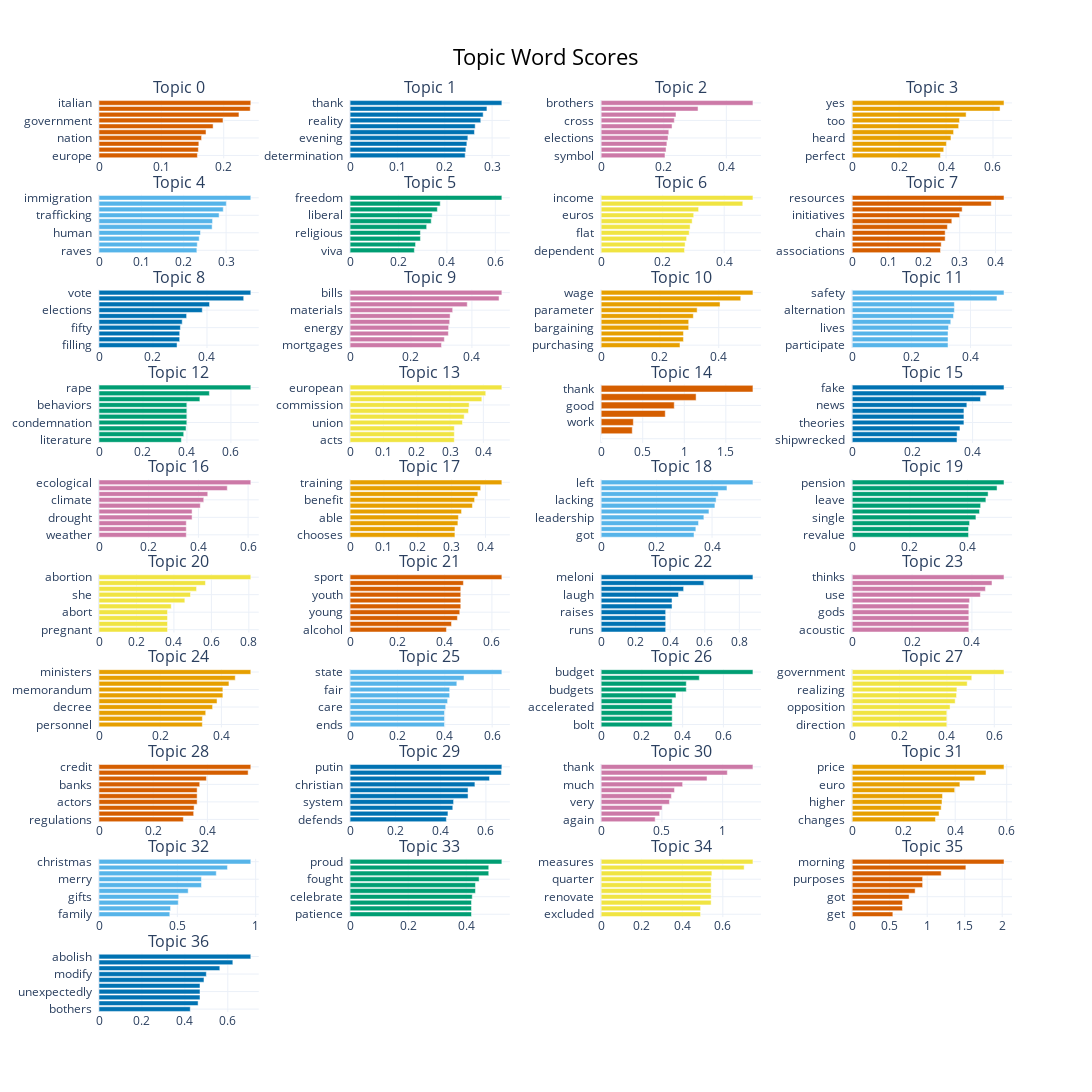

The cell this chart's notebook holds for it:
### Code cell
topic_model.visualize_barchart(width=280, height=330, top_n_topics=60, n_words=20)

### Figure 1 — Plotly figure (JSON) as saved in the notebook; plotly's stock layout.template omitted (floating-point values rounded to 4 significant figures)
{"data": [{"marker": {"color": "#D55E00"}, "orientation": "h", "type": "bar", "x": [0.1578, 0.1593, 0.1601, 0.1645, 0.1716, 0.183, 0.1988, 0.2244, 0.2425, 0.2434], "xaxis": "x", "y": ["europe  ", "knows  ", "problem  ", "nation  ", "great  ", "how  ", "government  ", "italians  ", "italy  ", "italian  "], "yaxis": "y"}, {"marker": {"color": "#0072B2"}, "orientation": "h", "type": "bar", "x": [0.2431, 0.2445, 0.2467, 0.2488, 0.2627, 0.2643, 0.2761, 0.2811, 0.2891, 0.3206], "xaxis": "x2", "y": ["determination  ", "goals  ", "you  ", "evening  ", "wait  ", "here  ", "reality  ", "happy  ", "ready  ", "thank  "], "yaxis": "y2"}, {"marker": {"color": "#CC79A7"}, "orientation": "h", "type": "bar", "x": [0.204, 0.2073, 0.21, 0.2136, 0.2161, 0.2265, 0.2337, 0.2391, 0.3095, 0.4849], "xaxis": "x3", "y": ["symbol  ", "centre  ", "govern  ", "elections  ", "party  ", "world  ", "cross  ", "italian  ", "italy  ", "brothers  "], "yaxis": "y3"}, {"marker": {"color": "#E69F00"}, "orientation": "h", "type": "bar", "x": [0.376, 0.3899, 0.4014, 0.4208, 0.432, 0.4536, 0.4575, 0.4854, 0.6301, 0.647], "xaxis": "x4", "y": ["perfect  ", "look  ", "no  ", "heard  ", "why  ", "ve  ", "too  ", "okay  ", "hi  ", "yes  "], "yaxis": "y4"}, {"marker": {"color": "#56B4E9"}, "orientation": "h", "type": "bar", "x": [0.231, 0.2319, 0.2365, 0.2396, 0.267, 0.268, 0.2834, 0.2933, 0.3005, 0.3583], "xaxis": "x5", "y": ["raves  ", "international  ", "sea  ", "human  ", "illegal  ", "moved  ", "trafficking  ", "traffickers  ", "migration  ", "immigration  "], "yaxis": "y5"}, {"marker": {"color": "#009E73"}, "orientation": "h", "type": "bar", "x": [0.2655, 0.2704, 0.2906, 0.2906, 0.3163, 0.3352, 0.3392, 0.3604, 0.3723, 0.6269], "xaxis": "x6", "y": ["viva  ", "extent  ", "restore  ", "religious  ", "love  ", "right  ", "liberal  ", "rights  ", "free  ", "freedom  "], "yaxis": "y6"}, {"marker": {"color": "#F0E442"}, "orientation": "h", "type": "bar", "x": [0.2711, 0.2729, 0.2777, 0.2862, 0.2891, 0.2958, 0.3009, 0.3168, 0.4604, 0.4934], "xaxis": "x7", "y": ["dependent  ", "cut  ", "incomes  ", "flat  ", "thousand  ", "citizenship  ", "euros  ", "citizen  ", "tax  ", "income  "], "yaxis": "y7"}, {"marker": {"color": "#D55E00"}, "orientation": "h", "type": "bar", "x": [0.2464, 0.2484, 0.2594, 0.2594, 0.2657, 0.278, 0.2998, 0.3068, 0.3881, 0.4237], "xaxis": "x8", "y": ["associations  ", "help  ", "projects  ", "chain  ", "used  ", "fund  ", "initiatives  ", "supply  ", "funds  ", "resources  "], "yaxis": "y8"}, {"marker": {"color": "#0072B2"}, "orientation": "h", "type": "bar", "x": [0.2891, 0.2987, 0.2989, 0.3016, 0.3083, 0.3245, 0.3826, 0.4094, 0.536, 0.5622], "xaxis": "x9", "y": ["filling  ", "last  ", "election  ", "fifty  ", "promise  ", "requires  ", "elections  ", "campaign  ", "electoral  ", "vote  "], "yaxis": "y9"}, {"marker": {"color": "#CC79A7"}, "orientation": "h", "type": "bar", "x": [0.3003, 0.3096, 0.3227, 0.3236, 0.327, 0.3284, 0.3369, 0.3848, 0.4891, 0.4984], "xaxis": "x10", "y": ["mortgages  ", "cost  ", "midst  ", "energy  ", "increase  ", "prices  ", "materials  ", "bank  ", "inflation  ", "bills  "], "yaxis": "y10"}, {"marker": {"color": "#E69F00"}, "orientation": "h", "type": "bar", "x": [0.2682, 0.28, 0.28, 0.2978, 0.2978, 0.3136, 0.3266, 0.4044, 0.4748, 0.5164], "xaxis": "x11", "y": ["purchasing  ", "earn  ", "collective  ", "bargaining  ", "substitute  ", "legal  ", "parameter  ", "wages  ", "minimum  ", "wage  "], "yaxis": "y11"}, {"marker": {"color": "#56B4E9"}, "orientation": "h", "type": "bar", "x": [0.3239, 0.3239, 0.3239, 0.3255, 0.3332, 0.3424, 0.3454, 0.3454, 0.4894, 0.5132], "xaxis": "x12", "y": ["participate  ", "animals  ", "tightening  ", "lives  ", "especially  ", "defend  ", "alternation  ", "emergencies  ", "emergency  ", "safety  "], "yaxis": "y12"}, {"marker": {"color": "#009E73"}, "orientation": "h", "type": "bar", "x": [0.3746, 0.3853, 0.396, 0.3995, 0.3995, 0.3995, 0.3995, 0.4588, 0.5021, 0.6905], "xaxis": "x13", "y": ["literature  ", "alone  ", "she  ", "condemnation  ", "lady  ", "site  ", "behaviors  ", "adolescence  ", "wine  ", "rape  "], "yaxis": "y13"}, {"marker": {"color": "#F0E442"}, "orientation": "h", "type": "bar", "x": [0.3129, 0.3129, 0.3129, 0.3373, 0.3425, 0.3555, 0.3575, 0.3954, 0.4072, 0.4556], "xaxis": "x14", "y": ["acts  ", "yn  ", "declaring  ", "union  ", "departures  ", "council  ", "commission  ", "witch  ", "europe  ", "european  "], "yaxis": "y14"}, {"marker": {"color": "#D55E00"}, "orientation": "h", "type": "bar", "x": [1e-05, 1e-05, 1e-05, 1e-05, 0.3742, 0.3873, 0.7713, 0.8795, 1.142, 1.826], "xaxis": "x15", "y": ["  ", "  ", "  ", "  ", "then  ", "work  ", "you  ", "good  ", "luck  ", "thank  "], "yaxis": "y15"}, {"marker": {"color": "#0072B2"}, "orientation": "h", "type": "bar", "x": [0.3481, 0.3485, 0.358, 0.3712, 0.3712, 0.3712, 0.3809, 0.4263, 0.4454, 0.5044], "xaxis": "x16", "y": ["shipwrecked  ", "journalism  ", "anymore  ", "theories  ", "dog  ", "george  ", "news  ", "invent  ", "conspiracy  ", "fake  "], "yaxis": "y16"}, {"marker": {"color": "#CC79A7"}, "orientation": "h", "type": "bar", "x": [0.3512, 0.3512, 0.3512, 0.3745, 0.3745, 0.4076, 0.4215, 0.4376, 0.5162, 0.6108], "xaxis": "x17", "y": ["weather  ", "electric  ", "events  ", "drought  ", "desalination  ", "water  ", "climate  ", "transition  ", "sustainability  ", "ecological  "], "yaxis": "y17"}, {"marker": {"color": "#E69F00"}, "orientation": "h", "type": "bar", "x": [0.3096, 0.3096, 0.3184, 0.3199, 0.3292, 0.3614, 0.3677, 0.3773, 0.3857, 0.4482], "xaxis": "x18", "y": ["chooses  ", "service  ", "create  ", "able  ", "job  ", "participating  ", "benefit  ", "hiring  ", "work  ", "training  "], "yaxis": "y18"}, {"marker": {"color": "#56B4E9"}, "orientation": "h", "type": "bar", "x": [0.335, 0.3416, 0.3513, 0.3706, 0.3888, 0.4103, 0.4147, 0.4223, 0.4538, 0.5475], "xaxis": "x19", "y": ["got  ", "center  ", "difference  ", "leadership  ", "allied  ", "wing  ", "lacking  ", "authoritarian  ", "comparison  ", "left  "], "yaxis": "y19"}, {"marker": {"color": "#009E73"}, "orientation": "h", "type": "bar", "x": [0.4037, 0.4037, 0.4073, 0.4294, 0.4419, 0.4457, 0.4639, 0.4717, 0.5027, 0.5269], "xaxis": "x20", "y": ["revalue  ", "optional  ", "disabled  ", "single  ", "parental  ", "percent  ", "leave  ", "allowance  ", "pensions  ", "pension  "], "yaxis": "y20"}, {"marker": {"color": "#F0E442"}, "orientation": "h", "type": "bar", "x": [0.3659, 0.3659, 0.3659, 0.3659, 0.3856, 0.4583, 0.4886, 0.5208, 0.5684, 0.8104], "xaxis": "x21", "y": ["pregnant  ", "pregnancy  ", "aborts  ", "abort  ", "mothers  ", "apply  ", "she  ", "woman  ", "alternative  ", "abortion  "], "yaxis": "y21"}, {"marker": {"color": "#D55E00"}, "orientation": "h", "type": "bar", "x": [0.4077, 0.4291, 0.454, 0.464, 0.4682, 0.4682, 0.4682, 0.4682, 0.4794, 0.6421], "xaxis": "x22", "y": ["alcohol  ", "play  ", "kids  ", "young  ", "sporting  ", "iceland  ", "youth  ", "desperately  ", "sports  ", "sport  "], "yaxis": "y22"}, {"marker": {"color": "#0072B2"}, "orientation": "h", "type": "bar", "x": [0.3736, 0.3736, 0.3736, 0.3736, 0.4104, 0.4104, 0.4478, 0.4775, 0.5946, 0.8789], "xaxis": "x23", "y": ["runs  ", "stereotypes  ", "supposed  ", "raises  ", "nazis  ", "steal  ", "laugh  ", "derived  ", "shivers  ", "meloni  "], "yaxis": "y23"}, {"marker": {"color": "#CC79A7"}, "orientation": "h", "type": "bar", "x": [0.3897, 0.3897, 0.3897, 0.3897, 0.3897, 0.3922, 0.4283, 0.4451, 0.4671, 0.5072], "xaxis": "x24", "y": ["acoustic  ", "mentality  ", "interlocution  ", "gods  ", "leaned  ", "allowed  ", "use  ", "speaking  ", "tones  ", "thinks  "], "yaxis": "y24"}, {"marker": {"color": "#E69F00"}, "orientation": "h", "type": "bar", "x": [0.3377, 0.3377, 0.3488, 0.3712, 0.3857, 0.4048, 0.4048, 0.4247, 0.4452, 0.4961], "xaxis": "x25", "y": ["personnel  ", "arise  ", "worked  ", "decree  ", "group  ", "convene  ", "memorandum  ", "council  ", "minister  ", "ministers  "], "yaxis": "y25"}, {"marker": {"color": "#56B4E9"}, "orientation": "h", "type": "bar", "x": [0.3987, 0.3987, 0.3987, 0.4037, 0.4117, 0.4205, 0.4205, 0.4507, 0.481, 0.6409], "xaxis": "x26", "y": ["ends  ", "welfare  ", "alternatives  ", "care  ", "assistance  ", "stay  ", "fair  ", "just  ", "create  ", "state  "], "yaxis": "y26"}, {"marker": {"color": "#009E73"}, "orientation": "h", "type": "bar", "x": [0.3486, 0.3486, 0.3486, 0.3486, 0.3486, 0.3671, 0.4179, 0.4179, 0.4818, 0.745], "xaxis": "x27", "y": ["bolt  ", "benefited  ", "schedule  ", "accelerated  ", "follows  ", "contribution  ", "budgets  ", "provisions  ", "law  ", "budget  "], "yaxis": "y27"}, {"marker": {"color": "#F0E442"}, "orientation": "h", "type": "bar", "x": [0.3995, 0.3995, 0.3995, 0.4132, 0.4348, 0.4405, 0.442, 0.4856, 0.5049, 0.6411], "xaxis": "x28", "y": ["direction  ", "porro  ", "situations  ", "opposition  ", "office  ", "level  ", "realizing  ", "trend  ", "reverse  ", "government  "], "yaxis": "y28"}, {"marker": {"color": "#D55E00"}, "orientation": "h", "type": "bar", "x": [0.3112, 0.3493, 0.3509, 0.3621, 0.3621, 0.3621, 0.3716, 0.3964, 0.5504, 0.5601], "xaxis": "x29", "y": ["regulations  ", "hands  ", "companies  ", "actors  ", "acquire  ", "collapse  ", "banks  ", "facilitate  ", "credits  ", "credit  "], "yaxis": "y29"}, {"marker": {"color": "#0072B2"}, "orientation": "h", "type": "bar", "x": [0.4254, 0.4323, 0.4537, 0.4572, 0.5211, 0.5211, 0.5514, 0.6159, 0.6684, 0.6704], "xaxis": "x30", "y": ["defends  ", "part  ", "figure  ", "system  ", "communist  ", "dostoievski  ", "christian  ", "values  ", "russia  ", "putin  "], "yaxis": "y30"}, {"marker": {"color": "#CC79A7"}, "orientation": "h", "type": "bar", "x": [0.4446, 0.481, 0.5018, 0.5618, 0.5779, 0.6032, 0.6705, 0.8712, 1.038, 1.249], "xaxis": "x31", "y": ["again  ", "all  ", "fight  ", "very  ", "good  ", "you  ", "much  ", "welcome  ", "thanks  ", "thank  "], "yaxis": "y31"}, {"marker": {"color": "#E69F00"}, "orientation": "h", "type": "bar", "x": [0.3233, 0.3373, 0.3454, 0.3487, 0.3507, 0.398, 0.4181, 0.4757, 0.5197, 0.5896], "xaxis": "x32", "y": ["changes  ", "communicate  ", "gas  ", "higher  ", "march  ", "eight  ", "euro  ", "average  ", "petrol  ", "price  "], "yaxis": "y32"}, {"marker": {"color": "#56B4E9"}, "orientation": "h", "type": "bar", "x": [0.4518, 0.4566, 0.506, 0.5088, 0.5693, 0.6539, 0.6539, 0.7485, 0.8199, 0.9688], "xaxis": "x33", "y": ["family  ", "make  ", "period  ", "gifts  ", "ginevra  ", "trees  ", "merry  ", "scene  ", "nativity  ", "christmas  "], "yaxis": "y33"}, {"marker": {"color": "#009E73"}, "orientation": "h", "type": "bar", "x": [0.4183, 0.4183, 0.4183, 0.421, 0.4319, 0.4319, 0.4445, 0.4777, 0.4777, 0.5229], "xaxis": "x34", "y": ["patience  ", "conformism  ", "waited  ", "celebrate  ", "lead  ", "battle  ", "fought  ", "leadership  ", "win  ", "proud  "], "yaxis": "y34"}, {"marker": {"color": "#F0E442"}, "orientation": "h", "type": "bar", "x": [0.4902, 0.4902, 0.5424, 0.5424, 0.5424, 0.5424, 0.5424, 0.546, 0.7052, 0.7485], "xaxis": "x35", "y": ["excluded  ", "aimed  ", "invented  ", "renovate  ", "homework  ", "enormously  ", "quarter  ", "scams  ", "measure  ", "measures  "], "yaxis": "y35"}, {"marker": {"color": "#D55E00"}, "orientation": "h", "type": "bar", "x": [0.5417, 0.6697, 0.67, 0.7584, 0.8389, 0.9387, 0.9387, 1.186, 1.515, 2.024], "xaxis": "x36", "y": ["get  ", "sorry  ", "everyone  ", "got  ", "early  ", "film  ", "purposes  ", "tired  ", "good  ", "morning  "], "yaxis": "y36"}, {"marker": {"color": "#0072B2"}, "orientation": "h", "type": "bar", "x": [0.4251, 0.4616, 0.4704, 0.4704, 0.4704, 0.489, 0.5, 0.5627, 0.6234, 0.7071], "xaxis": "x37", "y": ["bothers  ", "intend  ", "criticisms  ", "unexpectedly  ", "specious  ", "hundred  ", "modify  ", "four  ", "ninety  ", "abolish  "], "yaxis": "y37"}], "layout": {"annotations": [{"font": {"size": 16}, "showarrow": false, "text": "Topic 0", "x": 0.0875, "xanchor": "center", "xref": "paper", "y": 1, "yanchor": "bottom", "yref": "paper"}, {"font": {"size": 16}, "showarrow": false, "text": "Topic 1", "x": 0.3625, "xanchor": "center", "xref": "paper", "y": 1, "yanchor": "bottom", "yref": "paper"}, {"font": {"size": 16}, "showarrow": false, "text": "Topic 2", "x": 0.6375, "xanchor": "center", "xref": "paper", "y": 1, "yanchor": "bottom", "yref": "paper"}, {"font": {"size": 16}, "showarrow": false, "text": "Topic 3", "x": 0.9125, "xanchor": "center", "xref": "paper", "y": 1, "yanchor": "bottom", "yref": "paper"}, {"font": {"size": 16}, "showarrow": false, "text": "Topic 4", "x": 0.0875, "xanchor": "center", "xref": "paper", "y": 0.896, "yanchor": "bottom", "yref": "paper"}, {"font": {"size": 16}, "showarrow": false, "text": "Topic 5", "x": 0.3625, "xanchor": "center", "xref": "paper", "y": 0.896, "yanchor": "bottom", "yref": "paper"}, {"font": {"size": 16}, "showarrow": false, "text": "Topic 6", "x": 0.6375, "xanchor": "center", "xref": "paper", "y": 0.896, "yanchor": "bottom", "yref": "paper"}, {"font": {"size": 16}, "showarrow": false, "text": "Topic 7", "x": 0.9125, "xanchor": "center", "xref": "paper", "y": 0.896, "yanchor": "bottom", "yref": "paper"}, {"font": {"size": 16}, "showarrow": false, "text": "Topic 8", "x": 0.0875, "xanchor": "center", "xref": "paper", "y": 0.792, "yanchor": "bottom", "yref": "paper"}, {"font": {"size": 16}, "showarrow": false, "text": "Topic 9", "x": 0.3625, "xanchor": "center", "xref": "paper", "y": 0.792, "yanchor": "bottom", "yref": "paper"}, {"font": {"size": 16}, "showarrow": false, "text": "Topic 10", "x": 0.6375, "xanchor": "center", "xref": "paper", "y": 0.792, "yanchor": "bottom", "yref": "paper"}, {"font": {"size": 16}, "showarrow": false, "text": "Topic 11", "x": 0.9125, "xanchor": "center", "xref": "paper", "y": 0.792, "yanchor": "bottom", "yref": "paper"}, {"font": {"size": 16}, "showarrow": false, "text": "Topic 12", "x": 0.0875, "xanchor": "center", "xref": "paper", "y": 0.688, "yanchor": "bottom", "yref": "paper"}, {"font": {"size": 16}, "showarrow": false, "text": "Topic 13", "x": 0.3625, "xanchor": "center", "xref": "paper", "y": 0.688, "yanchor": "bottom", "yref": "paper"}, {"font": {"size": 16}, "showarrow": false, "text": "Topic 14", "x": 0.6375, "xanchor": "center", "xref": "paper", "y": 0.688, "yanchor": "bottom", "yref": "paper"}, {"font": {"size": 16}, "showarrow": false, "text": "Topic 15", "x": 0.9125, "xanchor": "center", "xref": "paper", "y": 0.688, "yanchor": "bottom", "yref": "paper"}, {"font": {"size": 16}, "showarrow": false, "text": "Topic 16", "x": 0.0875, "xanchor": "center", "xref": "paper", "y": 0.584, "yanchor": "bottom", "yref": "paper"}, {"font": {"size": 16}, "showarrow": false, "text": "Topic 17", "x": 0.3625, "xanchor": "center", "xref": "paper", "y": 0.584, "yanchor": "bottom", "yref": "paper"}, {"font": {"size": 16}, "showarrow": false, "text": "Topic 18", "x": 0.6375, "xanchor": "center", "xref": "paper", "y": 0.584, "yanchor": "bottom", "yref": "paper"}, {"font": {"size": 16}, "showarrow": false, "text": "Topic 19", "x": 0.9125, "xanchor": "center", "xref": "paper", "y": 0.584, "yanchor": "bottom", "yref": "paper"}, {"font": {"size": 16}, "showarrow": false, "text": "Topic 20", "x": 0.0875, "xanchor": "center", "xref": "paper", "y": 0.48, "yanchor": "bottom", "yref": "paper"}, {"font": {"size": 16}, "showarrow": false, "text": "Topic 21", "x": 0.3625, "xanchor": "center", "xref": "paper", "y": 0.48, "yanchor": "bottom", "yref": "paper"}, {"font": {"size": 16}, "showarrow": false, "text": "Topic 22", "x": 0.6375, "xanchor": "center", "xref": "paper", "y": 0.48, "yanchor": "bottom", "yref": "paper"}, {"font": {"size": 16}, "showarrow": false, "text": "Topic 23", "x": 0.9125, "xanchor": "center", "xref": "paper", "y": 0.48, "yanchor": "bottom", "yref": "paper"}, {"font": {"size": 16}, "showarrow": false, "text": "Topic 24", "x": 0.0875, "xanchor": "center", "xref": "paper", "y": 0.376, "yanchor": "bottom", "yref": "paper"}, {"font": {"size": 16}, "showarrow": false, "text": "Topic 25", "x": 0.3625, "xanchor": "center", "xref": "paper", "y": 0.376, "yanchor": "bottom", "yref": "paper"}, {"font": {"size": 16}, "showarrow": false, "text": "Topic 26", "x": 0.6375, "xanchor": "center", "xref": "paper", "y": 0.376, "yanchor": "bottom", "yref": "paper"}, {"font": {"size": 16}, "showarrow": false, "text": "Topic 27", "x": 0.9125, "xanchor": "center", "xref": "paper", "y": 0.376, "yanchor": "bottom", "yref": "paper"}, {"font": {"size": 16}, "showarrow": false, "text": "Topic 28", "x": 0.0875, "xanchor": "center", "xref": "paper", "y": 0.272, "yanchor": "bottom", "yref": "paper"}, {"font": {"size": 16}, "showarrow": false, "text": "Topic 29", "x": 0.3625, "xanchor": "center", "xref": "paper", "y": 0.272, "yanchor": "bottom", "yref": "paper"}, {"font": {"size": 16}, "showarrow": false, "text": "Topic 30", "x": 0.6375, "xanchor": "center", "xref": "paper", "y": 0.272, "yanchor": "bottom", "yref": "paper"}, {"font": {"size": 16}, "showarrow": false, "text": "Topic 31", "x": 0.9125, "xanchor": "center", "xref": "paper", "y": 0.272, "yanchor": "bottom", "yref": "paper"}, {"font": {"size": 16}, "showarrow": false, "text": "Topic 32", "x": 0.0875, "xanchor": "center", "xref": "paper", "y": 0.168, "yanchor": "bottom", "yref": "paper"}, {"font": {"size": 16}, "showarrow": false, "text": "Topic 33", "x": 0.3625, "xanchor": "center", "xref": "paper", "y": 0.168, "yanchor": "bottom", "yref": "paper"}, {"font": {"size": 16}, "showarrow": false, "text": "Topic 34", "x": 0.6375, "xanchor": "center", "xref": "paper", "y": 0.168, "yanchor": "bottom", "yref": "paper"}, {"font": {"size": 16}, "showarrow": false, "text": "Topic 35", "x": 0.9125, "xanchor": "center", "xref": "paper", "y": 0.168, "yanchor": "bottom", "yref": "paper"}, {"font": {"size": 16}, "showarrow": false, "text": "Topic 36", "x": 0.0875, "xanchor": "center", "xref": "paper", "y": 0.064, "yanchor": "bottom", "yref": "paper"}], "height": 3300, "hoverlabel": {"bgcolor": "white", "font": {"family": "Rockwell", "size": 16}}, "showlegend": false, "title": {"font": {"color": "Black", "size": 22}, "text": "Topic Word Scores", "x": 0.5, "xanchor": "center", "yanchor": "top"}, "width": 1120, "xaxis": {"anchor": "y", "domain": [0, 0.175], "showgrid": true}, "xaxis10": {"anchor": "y10", "domain": [0.275, 0.45], "showgrid": true}, "xaxis11": {"anchor": "y11", "domain": [0.55, 0.725], "showgrid": true}, "xaxis12": {"anchor": "y12", "domain": [0.825, 1], "showgrid": true}, "xaxis13": {"anchor": "y13", "domain": [0, 0.175], "showgrid": true}, "xaxis14": {"anchor": "y14", "domain": [0.275, 0.45], "showgrid": true}, "xaxis15": {"anchor": "y15", "domain": [0.55, 0.725], "showgrid": true}, "xaxis16": {"anchor": "y16", "domain": [0.825, 1], "showgrid": true}, "xaxis17": {"anchor": "y17", "domain": [0, 0.175], "showgrid": true}, "xaxis18": {"anchor": "y18", "domain": [0.275, 0.45], "showgrid": true}, "xaxis19": {"anchor": "y19", "domain": [0.55, 0.725], "showgrid": true}, "xaxis2": {"anchor": "y2", "domain": [0.275, 0.45], "showgrid": true}, "xaxis20": {"anchor": "y20", "domain": [0.825, 1], "showgrid": true}, "xaxis21": {"anchor": "y21", "domain": [0, 0.175], "showgrid": true}, "xaxis22": {"anchor": "y22", "domain": [0.275, 0.45], "showgrid": true}, "xaxis23": {"anchor": "y23", "domain": [0.55, 0.725], "showgrid": true}, "xaxis24": {"anchor": "y24", "domain": [0.825, 1], "showgrid": true}, "xaxis25": {"anchor": "y25", "domain": [0, 0.175], "showgrid": true}, "xaxis26": {"anchor": "y26", "domain": [0.275, 0.45], "showgrid": true}, "xaxis27": {"anchor": "y27", "domain": [0.55, 0.725], "showgrid": true}, "xaxis28": {"anchor": "y28", "domain": [0.825, 1], "showgrid": true}, "xaxis29": {"anchor": "y29", "domain": [0, 0.175], "showgrid": true}, "xaxis3": {"anchor": "y3", "domain": [0.55, 0.725], "showgrid": true}, "xaxis30": {"anchor": "y30", "domain": [0.275, 0.45], "showgrid": true}, "xaxis31": {"anchor": "y31", "domain": [0.55, 0.725], "showgrid": true}, "xaxis32": {"anchor": "y32", "domain": [0.825, 1], "showgrid": true}, "xaxis33": {"anchor": "y33", "domain": [0, 0.175], "showgrid": true}, "xaxis34": {"anchor": "y34", "domain": [0.275, 0.45], "showgrid": true}, "xaxis35": {"anchor": "y35", "domain": [0.55, 0.725], "showgrid": true}, "xaxis36": {"anchor": "y36", "domain": [0.825, 1], "showgrid": true}, "xaxis37": {"anchor": "y37", "domain": [0, 0.175], "showgrid": true}, "xaxis38": {"anchor": "y38", "domain": [0.275, 0.45], "showgrid": true}, "xaxis39": {"anchor": "y39", "domain": [0.55, 0.725], "showgrid": true}, "xaxis4": {"anchor": "y4", "domain": [0.825, 1], "showgrid": true}, "xaxis40": {"anchor": "y40", "domain": [0.825, 1], "showgrid": true}, "xaxis5": {"anchor": "y5", "domain": [0, 0.175], "showgrid": true}, "xaxis6": {"anchor": "y6", "domain": [0.275, 0.45], "showgrid": true}, "xaxis7": {"anchor": "y7", "domain": [0.55, 0.725], "showgrid": true}, "xaxis8": {"anchor": "y8", "domain": [0.825, 1], "showgrid": true}, "xaxis9": {"anchor": "y9", "domain": [0, 0.175], "showgrid": true}, "yaxis": {"anchor": "x", "domain": [0.936, 1], "showgrid": true}, "yaxis10": {"anchor": "x10", "domain": [0.728, 0.792], "showgrid": true}, "yaxis11": {"anchor": "x11", "domain": [0.728, 0.792], "showgrid": true}, "yaxis12": {"anchor": "x12", "domain": [0.728, 0.792], "showgrid": true}, "yaxis13": {"anchor": "x13", "domain": [0.624, 0.688], "showgrid": true}, "yaxis14": {"anchor": "x14", "domain": [0.624, 0.688], "showgrid": true}, "yaxis15": {"anchor": "x15", "domain": [0.624, 0.688], "showgrid": true}, "yaxis16": {"anchor": "x16", "domain": [0.624, 0.688], "showgrid": true}, "yaxis17": {"anchor": "x17", "domain": [0.52, 0.584], "showgrid": true}, "yaxis18": {"anchor": "x18", "domain": [0.52, 0.584], "showgrid": true}, "yaxis19": {"anchor": "x19", "domain": [0.52, 0.584], "showgrid": true}, "yaxis2": {"anchor": "x2", "domain": [0.936, 1], "showgrid": true}, "yaxis20": {"anchor": "x20", "domain": [0.52, 0.584], "showgrid": true}, "yaxis21": {"anchor": "x21", "domain": [0.416, 0.48], "showgrid": true}, "yaxis22": {"anchor": "x22", "domain": [0.416, 0.48], "showgrid": true}, "yaxis23": {"anchor": "x23", "domain": [0.416, 0.48], "showgrid": true}, "yaxis24": {"anchor": "x24", "domain": [0.416, 0.48], "showgrid": true}, "yaxis25": {"anchor": "x25", "domain": [0.312, 0.376], "showgrid": true}, "yaxis26": {"anchor": "x26", "domain": [0.312, 0.376], "showgrid": true}, "yaxis27": {"anchor": "x27", "domain": [0.312, 0.376], "showgrid": true}, "yaxis28": {"anchor": "x28", "domain": [0.312, 0.376], "showgrid": true}, "yaxis29": {"anchor": "x29", "domain": [0.208, 0.272], "showgrid": true}, "yaxis3": {"anchor": "x3", "domain": [0.936, 1], "showgrid": true}, "yaxis30": {"anchor": "x30", "domain": [0.208, 0.272], "showgrid": true}, "yaxis31": {"anchor": "x31", "domain": [0.208, 0.272], "showgrid": true}, "yaxis32": {"anchor": "x32", "domain": [0.208, 0.272], "showgrid": true}, "yaxis33": {"anchor": "x33", "domain": [0.104, 0.168], "showgrid": true}, "yaxis34": {"anchor": "x34", "domain": [0.104, 0.168], "showgrid": true}, "yaxis35": {"anchor": "x35", "domain": [0.104, 0.168], "showgrid": true}, "yaxis36": {"anchor": "x36", "domain": [0.104, 0.168], "showgrid": true}, "yaxis37": {"anchor": "x37", "domain": [0, 0.064], "showgrid": true}, "yaxis38": {"anchor": "x38", "domain": [0, 0.064], "showgrid": true}, "yaxis39": {"anchor": "x39", "domain": [0, 0.064], "showgrid": true}, "yaxis4": {"anchor": "x4", "domain": [0.936, 1], "showgrid": true}, "yaxis40": {"anchor": "x40", "domain": [0, 0.064], "showgrid": true}, "yaxis5": {"anchor": "x5", "domain": [0.832, 0.896], "showgrid": true}, "yaxis6": {"anchor": "x6", "domain": [0.832, 0.896], "showgrid": true}, "yaxis7": {"anchor": "x7", "domain": [0.832, 0.896], "showgrid": true}, "yaxis8": {"anchor": "x8", "domain": [0.832, 0.896], "showgrid": true}, "yaxis9": {"anchor": "x9", "domain": [0.728, 0.792], "showgrid": true}}}
